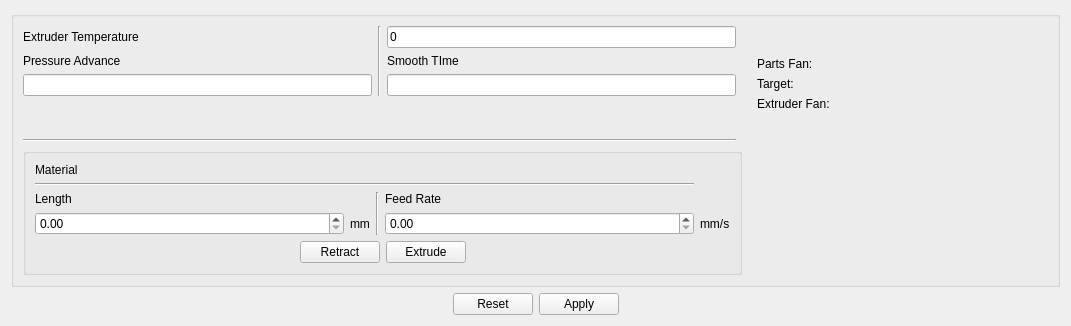
<?xml version="1.0" encoding="UTF-8"?>
<ui version="4.0">
 <class>ExtruderWidget</class>
 <widget class="QWidget" name="ExtruderWidget">
  <property name="geometry">
   <rect>
    <x>0</x>
    <y>0</y>
    <width>1071</width>
    <height>326</height>
   </rect>
  </property>
  <property name="windowTitle">
   <string>Form</string>
  </property>
  <layout class="QGridLayout" name="gridLayout">
   <item row="2" column="0">
    <spacer name="horizontalSpacer">
     <property name="orientation">
      <enum>Qt::Horizontal</enum>
     </property>
     <property name="sizeHint" stdset="0">
      <size>
       <width>40</width>
       <height>20</height>
      </size>
     </property>
    </spacer>
   </item>
   <item row="2" column="1">
    <widget class="QPushButton" name="pushButton_2">
     <property name="text">
      <string>Reset</string>
     </property>
    </widget>
   </item>
   <item row="2" column="2">
    <widget class="QPushButton" name="pushButton">
     <property name="text">
      <string>Apply</string>
     </property>
    </widget>
   </item>
   <item row="2" column="3">
    <spacer name="horizontalSpacer_2">
     <property name="orientation">
      <enum>Qt::Horizontal</enum>
     </property>
     <property name="sizeHint" stdset="0">
      <size>
       <width>40</width>
       <height>20</height>
      </size>
     </property>
    </spacer>
   </item>
   <item row="1" column="0" colspan="4">
    <widget class="QGroupBox" name="extruderWidget">
     <property name="sizePolicy">
      <sizepolicy hsizetype="Expanding" vsizetype="Preferred">
       <horstretch>0</horstretch>
       <verstretch>0</verstretch>
      </sizepolicy>
     </property>
     <property name="title">
      <string/>
     </property>
     <layout class="QGridLayout" name="gridLayout_15">
      <property name="topMargin">
       <number>9</number>
      </property>
      <property name="verticalSpacing">
       <number>6</number>
      </property>
      <item row="6" column="0" colspan="4">
       <widget class="QGroupBox" name="materialWidget">
        <property name="title">
         <string/>
        </property>
        <layout class="QGridLayout" name="gridLayout_17">
         <item row="3" column="3">
          <widget class="QDoubleSpinBox" name="doubleSpinBox_2">
           <property name="sizePolicy">
            <sizepolicy hsizetype="Expanding" vsizetype="Fixed">
             <horstretch>0</horstretch>
             <verstretch>0</verstretch>
            </sizepolicy>
           </property>
          </widget>
         </item>
         <item row="0" column="0">
          <widget class="QLabel" name="label_23">
           <property name="text">
            <string>Material</string>
           </property>
          </widget>
         </item>
         <item row="3" column="1">
          <widget class="QLabel" name="label_25">
           <property name="sizePolicy">
            <sizepolicy hsizetype="Minimum" vsizetype="Preferred">
             <horstretch>0</horstretch>
             <verstretch>0</verstretch>
            </sizepolicy>
           </property>
           <property name="text">
            <string>mm</string>
           </property>
          </widget>
         </item>
         <item row="3" column="4">
          <widget class="QLabel" name="label_24">
           <property name="text">
            <string>mm/s</string>
           </property>
          </widget>
         </item>
         <item row="4" column="0" colspan="5">
          <layout class="QHBoxLayout" name="horizontalLayout_4">
           <item>
            <spacer name="horizontalSpacer_3">
             <property name="orientation">
              <enum>Qt::Horizontal</enum>
             </property>
             <property name="sizeHint" stdset="0">
              <size>
               <width>40</width>
               <height>20</height>
              </size>
             </property>
            </spacer>
           </item>
           <item>
            <widget class="QPushButton" name="pushButton_4">
             <property name="text">
              <string>Retract</string>
             </property>
            </widget>
           </item>
           <item>
            <widget class="QPushButton" name="pushButton_3">
             <property name="text">
              <string>Extrude</string>
             </property>
            </widget>
           </item>
           <item>
            <spacer name="horizontalSpacer_4">
             <property name="orientation">
              <enum>Qt::Horizontal</enum>
             </property>
             <property name="sizeHint" stdset="0">
              <size>
               <width>40</width>
               <height>20</height>
              </size>
             </property>
            </spacer>
           </item>
          </layout>
         </item>
         <item row="3" column="0">
          <widget class="QDoubleSpinBox" name="doubleSpinBox">
           <property name="sizePolicy">
            <sizepolicy hsizetype="Expanding" vsizetype="Fixed">
             <horstretch>0</horstretch>
             <verstretch>0</verstretch>
            </sizepolicy>
           </property>
          </widget>
         </item>
         <item row="2" column="3">
          <widget class="QLabel" name="label_21">
           <property name="text">
            <string>Feed Rate</string>
           </property>
          </widget>
         </item>
         <item row="2" column="0">
          <widget class="QLabel" name="label_18">
           <property name="text">
            <string>Length</string>
           </property>
          </widget>
         </item>
         <item row="2" column="2" rowspan="2">
          <widget class="Line" name="line_15">
           <property name="orientation">
            <enum>Qt::Vertical</enum>
           </property>
          </widget>
         </item>
         <item row="1" column="0" colspan="4">
          <widget class="Line" name="line_14">
           <property name="orientation">
            <enum>Qt::Horizontal</enum>
           </property>
          </widget>
         </item>
        </layout>
       </widget>
      </item>
      <item row="3" column="0">
       <widget class="QLineEdit" name="extruderPressureAdvanceEdit"/>
      </item>
      <item row="1" column="4" rowspan="5">
       <widget class="QFrame" name="statsWidget">
        <property name="minimumSize">
         <size>
          <width>300</width>
          <height>0</height>
         </size>
        </property>
        <layout class="QVBoxLayout" name="verticalLayout_6">
         <item>
          <layout class="QHBoxLayout" name="horizontalLayout_12">
           <item>
            <layout class="QVBoxLayout" name="verticalLayout_12">
             <item>
              <spacer name="verticalSpacer_2">
               <property name="orientation">
                <enum>Qt::Vertical</enum>
               </property>
               <property name="sizeHint" stdset="0">
                <size>
                 <width>20</width>
                 <height>10</height>
                </size>
               </property>
              </spacer>
             </item>
             <item>
              <layout class="QHBoxLayout" name="horizontalLayout_10">
               <item>
                <widget class="QLabel" name="label_28">
                 <property name="text">
                  <string>Parts Fan:</string>
                 </property>
                </widget>
               </item>
               <item>
                <widget class="QLabel" name="dashboardPartsFanLabel">
                 <property name="text">
                  <string/>
                 </property>
                </widget>
               </item>
              </layout>
             </item>
             <item>
              <layout class="QHBoxLayout" name="horizontalLayout_9">
               <item>
                <widget class="QLabel" name="label_27">
                 <property name="text">
                  <string>Target:</string>
                 </property>
                </widget>
               </item>
               <item>
                <widget class="QLabel" name="dashboardExtruderTargetTempLabel">
                 <property name="text">
                  <string/>
                 </property>
                </widget>
               </item>
              </layout>
             </item>
             <item>
              <layout class="QHBoxLayout" name="horizontalLayout_11">
               <item>
                <widget class="QLabel" name="label_29">
                 <property name="text">
                  <string>Extruder Fan:</string>
                 </property>
                </widget>
               </item>
               <item>
                <widget class="QLabel" name="dashboardExtruderFanLabel">
                 <property name="text">
                  <string/>
                 </property>
                </widget>
               </item>
              </layout>
             </item>
             <item>
              <spacer name="verticalSpacer_3">
               <property name="orientation">
                <enum>Qt::Vertical</enum>
               </property>
               <property name="sizeHint" stdset="0">
                <size>
                 <width>20</width>
                 <height>10</height>
                </size>
               </property>
              </spacer>
             </item>
            </layout>
           </item>
           <item>
            <layout class="QVBoxLayout" name="progressBarLayout"/>
           </item>
          </layout>
         </item>
        </layout>
       </widget>
      </item>
      <item row="2" column="0">
       <widget class="QLabel" name="label_17">
        <property name="text">
         <string>Pressure Advance</string>
        </property>
       </widget>
      </item>
      <item row="1" column="1" rowspan="3">
       <widget class="Line" name="line_13">
        <property name="orientation">
         <enum>Qt::Vertical</enum>
        </property>
       </widget>
      </item>
      <item row="2" column="2">
       <widget class="QLabel" name="label_19">
        <property name="text">
         <string>Smooth TIme</string>
        </property>
       </widget>
      </item>
      <item row="3" column="2">
       <widget class="QLineEdit" name="extruderSmoothTimeEdit"/>
      </item>
      <item row="5" column="0" colspan="3">
       <widget class="Line" name="line_12">
        <property name="orientation">
         <enum>Qt::Horizontal</enum>
        </property>
       </widget>
      </item>
      <item row="1" column="2">
       <widget class="QLineEdit" name="lineEdit_7">
        <property name="text">
         <string>0</string>
        </property>
       </widget>
      </item>
      <item row="1" column="0">
       <widget class="QLabel" name="label_22">
        <property name="text">
         <string>Extruder Temperature</string>
        </property>
       </widget>
      </item>
      <item row="4" column="0">
       <spacer name="verticalSpacer">
        <property name="orientation">
         <enum>Qt::Vertical</enum>
        </property>
        <property name="sizeHint" stdset="0">
         <size>
          <width>20</width>
          <height>40</height>
         </size>
        </property>
       </spacer>
      </item>
     </layout>
    </widget>
   </item>
  </layout>
 </widget>
 <resources/>
 <connections/>
</ui>
